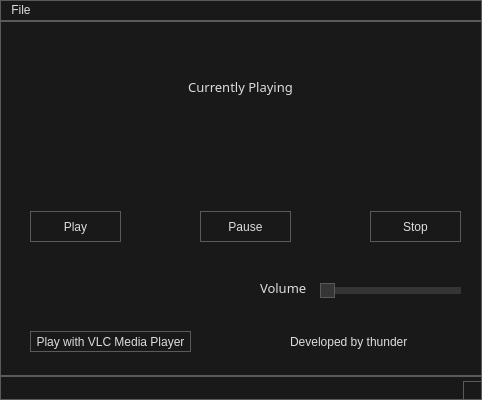
<?xml version="1.0" encoding="UTF-8"?>
<ui version="4.0">
 <class>MainWindow</class>
 <widget class="QMainWindow" name="MainWindow">
  <property name="geometry">
   <rect>
    <x>0</x>
    <y>0</y>
    <width>482</width>
    <height>400</height>
   </rect>
  </property>
  <property name="maximumSize">
   <size>
    <width>482</width>
    <height>400</height>
   </size>
  </property>
  <property name="windowTitle">
   <string>PyAudio Player</string>
  </property>
  <property name="windowIcon">
   <iconset theme=":/logo/multimedia-audio-player-icon.png">
    <normaloff>.</normaloff>.</iconset>
  </property>
  <property name="styleSheet">
   <string notr="true">* {
	background: #191919;
	color: #DDDDDD;
	border: 1px solid #5A5A5A;
}

QWidget::item:selected {
	background: #3D7848;
}

QCheckBox, QRadioButton {
	border: none;
}

QRadioButton::indicator, QCheckBox::indicator {
	width: 13px;
	height: 13px;
}

QRadioButton::indicator::unchecked, QCheckBox::indicator::unchecked {
	border: 1px solid #5A5A5A;
	background: none;
}

QRadioButton::indicator:unchecked:hover, QCheckBox::indicator:unchecked:hover {
	border: 1px solid #DDDDDD;
}

QRadioButton::indicator::checked, QCheckBox::indicator::checked {
	border: 1px solid #5A5A5A;
	background: #5A5A5A;
}

QRadioButton::indicator:checked:hover, QCheckBox::indicator:checked:hover {
	border: 1px solid #DDDDDD;
	background: #DDDDDD;
}

QGroupBox {
	margin-top: 6px;
}

QGroupBox::title {
	top: -7px;
	left: 7px;
}

QScrollBar {
	border: 1px solid #5A5A5A;
	background: #191919;
}

QScrollBar:horizontal {
	height: 15px;
	margin: 0px 0px 0px 32px;
}

QScrollBar:vertical {
	width: 15px;
	margin: 32px 0px 0px 0px;
}

QScrollBar::handle {
	background: #353535;
	border: 1px solid #5A5A5A;
}

QScrollBar::handle:horizontal {
	border-width: 0px 1px 0px 1px;
}

QScrollBar::handle:vertical {
	border-width: 1px 0px 1px 0px;
}

QScrollBar::handle:horizontal {
	min-width: 20px;
}

QScrollBar::handle:vertical {
	min-height: 20px;
}

QScrollBar::add-line, QScrollBar::sub-line {
	background:#353535;
	border: 1px solid #5A5A5A;
	subcontrol-origin: margin;
}

QScrollBar::add-line {
	position: absolute;
}

QScrollBar::add-line:horizontal {
	width: 15px;
	subcontrol-position: left;
	left: 15px;
}

QScrollBar::add-line:vertical {
	height: 15px;
	subcontrol-position: top;
	top: 15px;
}

QScrollBar::sub-line:horizontal {
	width: 15px;
	subcontrol-position: top left;
}

QScrollBar::sub-line:vertical {
	height: 15px;
	subcontrol-position: top;
}

QScrollBar:left-arrow, QScrollBar::right-arrow, QScrollBar::up-arrow, QScrollBar::down-arrow {
	border: 1px solid #5A5A5A;
	width: 3px;
	height: 3px;
}

QScrollBar::add-page, QScrollBar::sub-page {
	background: none;
}

QAbstractButton:hover {
	background: #353535;
}

QAbstractButton:pressed {
	background: #5A5A5A;
}

QAbstractItemView {
	show-decoration-selected: 1;
	selection-background-color: #3D7848;
	selection-color: #DDDDDD;
	alternate-background-color: #353535;
}

QHeaderView {
	border: 1px solid #5A5A5A;
}

QHeaderView::section {
	background: #191919;
	border: 1px solid #5A5A5A;
	padding: 4px;
}

QHeaderView::section:selected, QHeaderView::section::checked {
	background: #353535;
}

QTableView {
	gridline-color: #5A5A5A;
}

QTabBar {
	margin-left: 2px;
}

QTabBar::tab {
	border-radius: 0px;
	padding: 4px;
	margin: 4px;
}

QTabBar::tab:selected {
	background: #353535;
}

QComboBox::down-arrow {
	border: 1px solid #5A5A5A;
	background: #353535;
}

QComboBox::drop-down {
	border: 1px solid #5A5A5A;
	background: #353535;
}

QComboBox::down-arrow {
	width: 3px;
	height: 3px;
	border: 1px solid #5A5A5A;
}

QAbstractSpinBox {
	padding-right: 15px;
}

QAbstractSpinBox::up-button, QAbstractSpinBox::down-button {
	border: 1px solid #5A5A5A;
	background: #353535;
	subcontrol-origin: border;
}

QAbstractSpinBox::up-arrow, QAbstractSpinBox::down-arrow {
	width: 3px;
	height: 3px;
	border: 1px solid #5A5A5A;
}

QSlider {
	border: none;
}

QSlider::groove:horizontal {
	height: 5px;
	margin: 4px 0px 4px 0px;
}

QSlider::groove:vertical {
	width: 5px;
	margin: 0px 4px 0px 4px;
}

QSlider::handle {
	border: 1px solid #5A5A5A;
	background: #353535;
}

QSlider::handle:horizontal {
	width: 15px;
	margin: -4px 0px -4px 0px;
}

QSlider::handle:vertical {
	height: 15px;
	margin: 0px -4px 0px -4px;
}

QSlider::add-page:vertical, QSlider::sub-page:horizontal {
	background: #3D7848;
}

QSlider::sub-page:vertical, QSlider::add-page:horizontal {
	background: #353535;
}

QLabel {
	border: none;
}

QProgressBar {
	text-align: center;
}

QProgressBar::chunk {
	width: 1px;
	background-color: #3D7848;
}

QMenu::separator {
	background: #353535;
}</string>
  </property>
  <widget class="QWidget" name="centralwidget">
   <widget class="QPushButton" name="playBtn">
    <property name="geometry">
     <rect>
      <x>30</x>
      <y>190</y>
      <width>91</width>
      <height>31</height>
     </rect>
    </property>
    <property name="text">
     <string>Play</string>
    </property>
   </widget>
   <widget class="QPushButton" name="pauseBtn">
    <property name="geometry">
     <rect>
      <x>200</x>
      <y>190</y>
      <width>91</width>
      <height>31</height>
     </rect>
    </property>
    <property name="text">
     <string>Pause</string>
    </property>
   </widget>
   <widget class="QPushButton" name="stopBtn">
    <property name="geometry">
     <rect>
      <x>370</x>
      <y>190</y>
      <width>91</width>
      <height>31</height>
     </rect>
    </property>
    <property name="text">
     <string>Stop</string>
    </property>
   </widget>
   <widget class="QLabel" name="currentPlaying">
    <property name="geometry">
     <rect>
      <x>30</x>
      <y>20</y>
      <width>421</width>
      <height>91</height>
     </rect>
    </property>
    <property name="font">
     <font>
      <family>MS Reference Sans Serif</family>
      <pointsize>10</pointsize>
     </font>
    </property>
    <property name="text">
     <string>Currently Playing</string>
    </property>
    <property name="alignment">
     <set>Qt::AlignCenter</set>
    </property>
   </widget>
   <widget class="QLabel" name="developLabel">
    <property name="geometry">
     <rect>
      <x>290</x>
      <y>310</y>
      <width>121</width>
      <height>21</height>
     </rect>
    </property>
    <property name="text">
     <string>Developed by thunder</string>
    </property>
   </widget>
   <widget class="QLabel" name="thunderLogo">
    <property name="geometry">
     <rect>
      <x>410</x>
      <y>300</y>
      <width>51</width>
      <height>31</height>
     </rect>
    </property>
    <property name="text">
     <string/>
    </property>
    <property name="pixmap">
     <pixmap resource="images.qrc">:/image/thunder_logo.png</pixmap>
    </property>
    <property name="scaledContents">
     <bool>true</bool>
    </property>
   </widget>
   <widget class="QSlider" name="volumeBar">
    <property name="geometry">
     <rect>
      <x>320</x>
      <y>260</y>
      <width>141</width>
      <height>20</height>
     </rect>
    </property>
    <property name="maximum">
     <number>100</number>
    </property>
    <property name="orientation">
     <enum>Qt::Horizontal</enum>
    </property>
   </widget>
   <widget class="QLabel" name="volumeLabel">
    <property name="geometry">
     <rect>
      <x>260</x>
      <y>260</y>
      <width>47</width>
      <height>13</height>
     </rect>
    </property>
    <property name="font">
     <font>
      <family>MS Reference Sans Serif</family>
      <pointsize>10</pointsize>
     </font>
    </property>
    <property name="text">
     <string>Volume</string>
    </property>
   </widget>
   <widget class="QPushButton" name="playVLC">
    <property name="geometry">
     <rect>
      <x>30</x>
      <y>310</y>
      <width>161</width>
      <height>21</height>
     </rect>
    </property>
    <property name="text">
     <string>Play with VLC Media Player</string>
    </property>
   </widget>
  </widget>
  <widget class="QMenuBar" name="menubar">
   <property name="geometry">
    <rect>
     <x>0</x>
     <y>0</y>
     <width>482</width>
     <height>23</height>
    </rect>
   </property>
   <widget class="QMenu" name="menuFile">
    <property name="title">
     <string>File</string>
    </property>
    <addaction name="actionOpen_Media"/>
    <addaction name="separator"/>
    <addaction name="actionExit"/>
   </widget>
   <addaction name="menuFile"/>
  </widget>
  <widget class="QStatusBar" name="statusbar"/>
  <action name="actionOpen_Media">
   <property name="text">
    <string>Open Audio </string>
   </property>
  </action>
  <action name="actionExit">
   <property name="text">
    <string>Exit</string>
   </property>
  </action>
 </widget>
 <resources>
  <include location="images.qrc"/>
 </resources>
 <connections/>
</ui>
